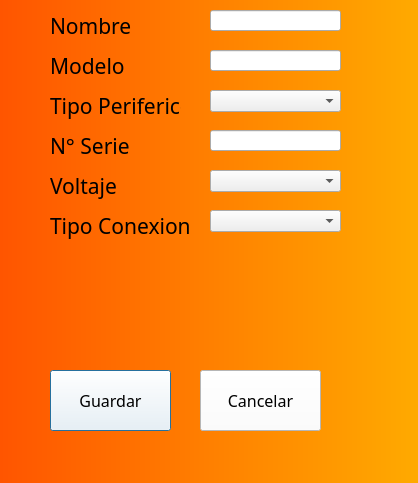
<?xml version="1.0" encoding="UTF-8"?>
<ui version="4.0">
 <class>Dialog</class>
 <widget class="QDialog" name="Dialog">
  <property name="geometry">
   <rect>
    <x>0</x>
    <y>0</y>
    <width>418</width>
    <height>483</height>
   </rect>
  </property>
  <property name="windowTitle">
   <string>Dialog</string>
  </property>
  <property name="styleSheet">
   <string notr="true">
QDialog{
    color: rgba(255, 255, 255, 10) ;
	background-color: qlineargradient(spread:reflect, x1:0, y1:0, x2:1, y2:0, stop:0 rgba(255, 85, 0, 255), stop:1 rgba(255, 170, 0, 255));
	opacity:80;
	position: relative;
    background-position: center;
    background-repeat: no-repeat;
    
}
QPushButton {
 background-color: white;
 color: black;
font-family:Bodoni MT;
font-size: 16px;
}</string>
  </property>
  <widget class="QLabel" name="label">
   <property name="geometry">
    <rect>
     <x>50</x>
     <y>10</y>
     <width>111</width>
     <height>31</height>
    </rect>
   </property>
   <property name="font">
    <font>
     <family>Mongolian Baiti</family>
     <pointsize>16</pointsize>
    </font>
   </property>
   <property name="text">
    <string>Nombre</string>
   </property>
  </widget>
  <widget class="QLabel" name="label_2">
   <property name="geometry">
    <rect>
     <x>50</x>
     <y>90</y>
     <width>131</width>
     <height>31</height>
    </rect>
   </property>
   <property name="font">
    <font>
     <family>Mongolian Baiti</family>
     <pointsize>16</pointsize>
    </font>
   </property>
   <property name="text">
    <string>Tipo Periferico</string>
   </property>
  </widget>
  <widget class="QLabel" name="label_3">
   <property name="geometry">
    <rect>
     <x>50</x>
     <y>130</y>
     <width>111</width>
     <height>31</height>
    </rect>
   </property>
   <property name="font">
    <font>
     <family>Mongolian Baiti</family>
     <pointsize>16</pointsize>
    </font>
   </property>
   <property name="text">
    <string>N° Serie</string>
   </property>
  </widget>
  <widget class="QLabel" name="label_4">
   <property name="geometry">
    <rect>
     <x>50</x>
     <y>170</y>
     <width>111</width>
     <height>31</height>
    </rect>
   </property>
   <property name="font">
    <font>
     <family>Mongolian Baiti</family>
     <pointsize>16</pointsize>
    </font>
   </property>
   <property name="text">
    <string>Voltaje</string>
   </property>
  </widget>
  <widget class="QComboBox" name="TipoPeriferico">
   <property name="geometry">
    <rect>
     <x>210</x>
     <y>90</y>
     <width>131</width>
     <height>22</height>
    </rect>
   </property>
  </widget>
  <widget class="QLineEdit" name="Nombre">
   <property name="geometry">
    <rect>
     <x>210</x>
     <y>10</y>
     <width>131</width>
     <height>21</height>
    </rect>
   </property>
  </widget>
  <widget class="QLabel" name="label_5">
   <property name="geometry">
    <rect>
     <x>50</x>
     <y>210</y>
     <width>141</width>
     <height>31</height>
    </rect>
   </property>
   <property name="font">
    <font>
     <family>Mongolian Baiti</family>
     <pointsize>16</pointsize>
    </font>
   </property>
   <property name="text">
    <string>Tipo Conexion</string>
   </property>
  </widget>
  <widget class="QComboBox" name="Voltaje">
   <property name="geometry">
    <rect>
     <x>210</x>
     <y>170</y>
     <width>131</width>
     <height>22</height>
    </rect>
   </property>
  </widget>
  <widget class="QComboBox" name="TipoConexion">
   <property name="geometry">
    <rect>
     <x>210</x>
     <y>210</y>
     <width>131</width>
     <height>22</height>
    </rect>
   </property>
  </widget>
  <widget class="QLineEdit" name="Serie">
   <property name="geometry">
    <rect>
     <x>210</x>
     <y>130</y>
     <width>131</width>
     <height>21</height>
    </rect>
   </property>
  </widget>
  <widget class="QPushButton" name="Guardar">
   <property name="geometry">
    <rect>
     <x>50</x>
     <y>370</y>
     <width>121</width>
     <height>61</height>
    </rect>
   </property>
   <property name="font">
    <font>
     <family>Bodoni MT</family>
     <pointsize>-1</pointsize>
    </font>
   </property>
   <property name="text">
    <string>Guardar</string>
   </property>
  </widget>
  <widget class="QPushButton" name="Cancelar">
   <property name="geometry">
    <rect>
     <x>200</x>
     <y>370</y>
     <width>121</width>
     <height>61</height>
    </rect>
   </property>
   <property name="font">
    <font>
     <family>Bodoni MT</family>
     <pointsize>-1</pointsize>
    </font>
   </property>
   <property name="text">
    <string>Cancelar</string>
   </property>
  </widget>
  <widget class="QLineEdit" name="Modelo">
   <property name="geometry">
    <rect>
     <x>210</x>
     <y>50</y>
     <width>131</width>
     <height>21</height>
    </rect>
   </property>
   <property name="text">
    <string/>
   </property>
  </widget>
  <widget class="QLabel" name="label_6">
   <property name="geometry">
    <rect>
     <x>50</x>
     <y>50</y>
     <width>111</width>
     <height>31</height>
    </rect>
   </property>
   <property name="font">
    <font>
     <family>Mongolian Baiti</family>
     <pointsize>16</pointsize>
    </font>
   </property>
   <property name="text">
    <string>Modelo</string>
   </property>
  </widget>
 </widget>
 <resources/>
 <connections/>
</ui>
